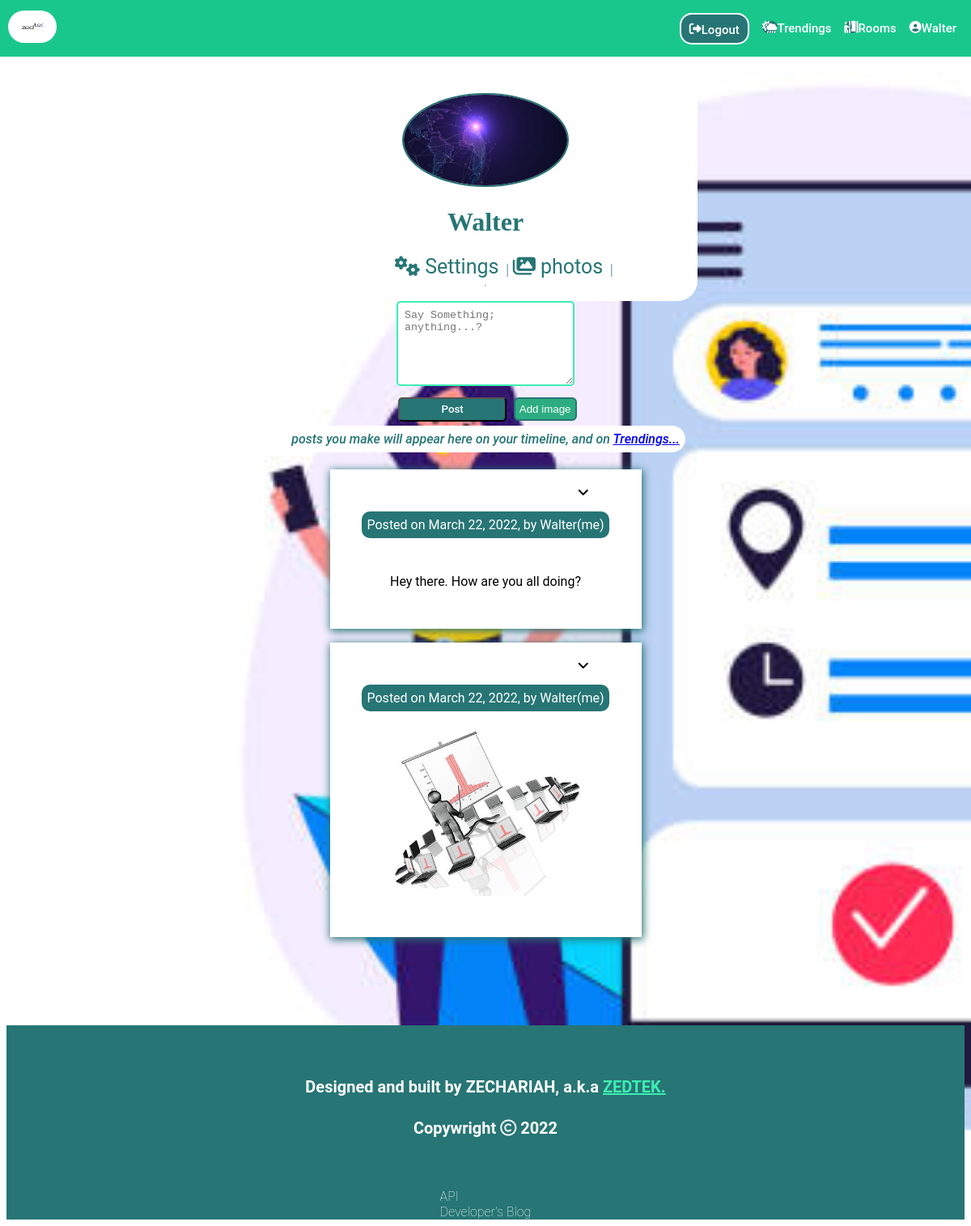
The app's page /profile/ (signed in), older data.
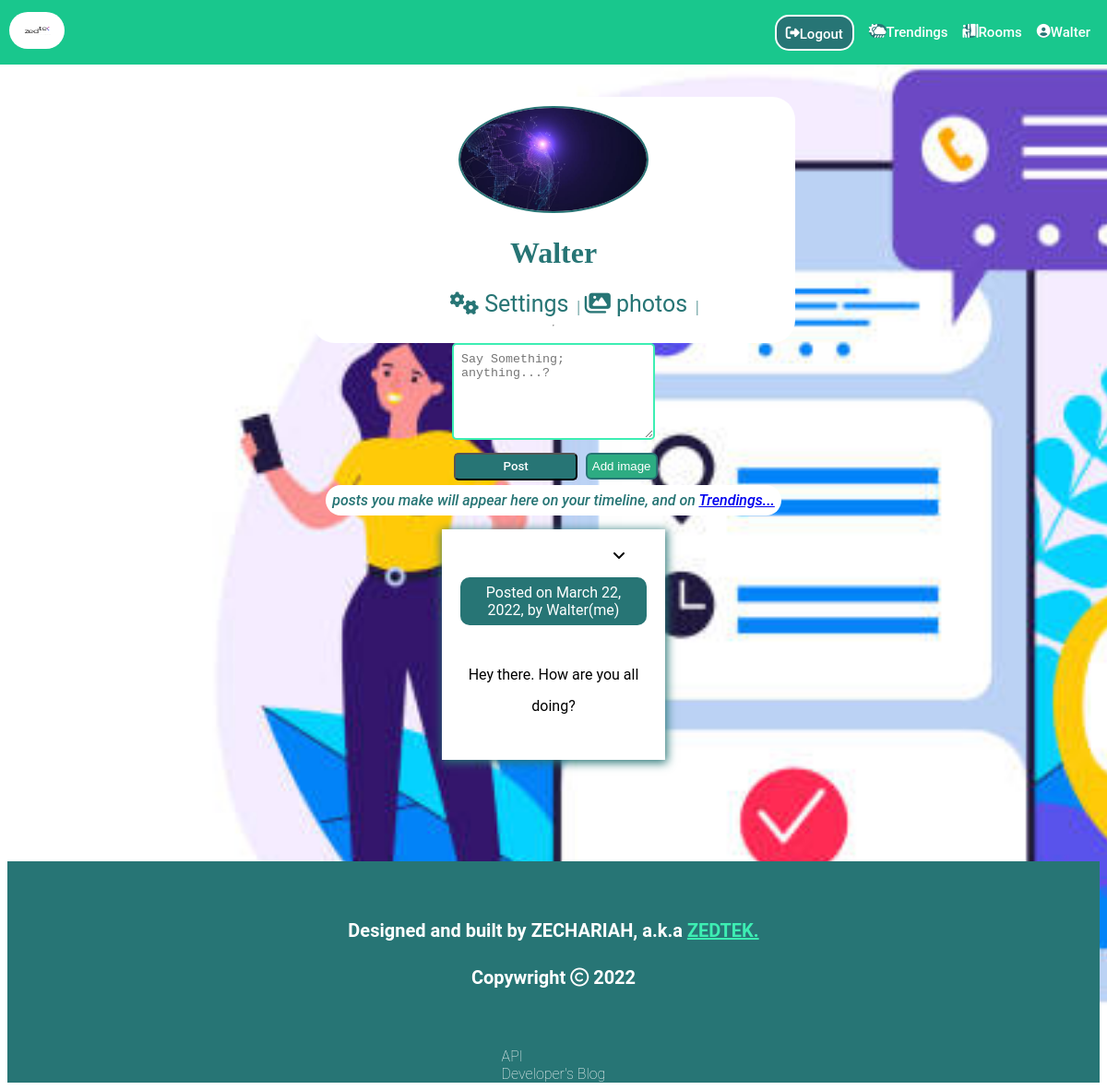
The same page, newer data.
### chatapp/models.py (models this page shows, shortened)
class UserProfile(models.Model):
    user= models.OneToOneField(User, on_delete=models.CASCADE)
    image= models.ImageField( default='default.jpg', upload_to='profile_pics/', blank=True)

class Post(models.Model):
    owner= models.ForeignKey(User, on_delete=models.CASCADE)
    content= models.CharField(max_length=200000000000000000, default= f"Posted on {datetime.datetime.now()}", null=True)
    image= models.ImageField(default='default.jpg', blank=True, upload_to='Post_images/')
    date= models.DateField(auto_now_add=True)
    class Meta:
        get_latest_by= 'date'

### chatapp/views.py (the view, shortened to what this page needs)
# urls.py: path('profile/', views.my_profile, name='my profile'),
@login_required(login_url='/chat')
def my_profile(request):
    user= request.user
    msg= messages.get_messages(request)
    post= user.post_set.all()
    return render(request, 'profile.html', {'user' :user,'message':msg, 'post':post})

### chatapp/templates/frontend/profile.html (shortened to what this page needs)
{%extends 'base.html'%}
{%block body%}
<div class="profile">
    <div class="prof-hero">
        <div class="user-img">
            {%if user.userprofile.image%}
            <img src='{{user.userprofile.image.url}}' alt="Profile Photo" class="prof-img" style='width:40%; height:15%;border:2px solid rgb(39, 117, 117); border-radius:50%'>
            {%else%}
            <img src=" ../../../Media/default.jpg" alt="Profile Photo" class="prof-img" style='width:50%; height:50%;border:2px solid rgb(39, 117, 117); border-radius:50%'>
            {%endif%}
        </div>
        <div class="username">
            <h1 id="user-name">{{user}}</h1>
        </div>
        <ul class="quick-links">
            <li id="links"><a href="/settings" id="settings"><i class="fas fa-cogs"></i> Settings</a> | </li>
            <li id="links"><a href="/uploaded" id="photos"><i class="fas fa-images"></i> photos</a> | </li>
        </ul>
        <hr id="hero-separ">
    </div>
    <div class="make-post">
        <div class="post-items">
            <form action="" method='post' class="post-form flex" enctype="multipart/form-data">
                <textarea class="post-widget" name='post-widget' value='' placeholder="Say Something; anything...?" rows="50" cols="20"></textarea>
            </form>
            <div class="post-btn-cont flex">
                <input type="submit" id="post-btn" name="Post" value="Post" onclick="postSubmit()">
                <input type='submit'name="add-image" value="Add image" class='add-image' onclick="getFile()">
            </div>
        </div>
    </div>
    <em id="instruction">posts you make will appear here on your timeline, and on <a href='/trend/' id='trends-quic-link'>Trendings...</a></em>
    <div class="posts">
        {%for item in post%}
            <div class="post-cont">
                <div class="edit-post-cont">
                    <i class="fa-solid fa-angle-down post-tog"></i>
                </div>
                {%if item.image%}
                <p class="postDate">Posted on {{item.date}}, by {{item.owner}}(me)</p>
                <img src="{{item.image.url}}" alt="posted-item" class="posted-img">
                {%else%}
                <p class="postDate">Posted on {{item.date}}, by {{item.owner}}(me)</p>
                <div class="writeup">
                    <p class="content">{{item.content}}</p>
                </div>
                {%endif%}
            </div>
        {%endfor%}
    </div>
</div>
{%endblock%}

### chatapp/templates/frontend/base.html (shortened to what this page needs)
<!DOCTYPE html>
<html lang="en">
<head>
    <link rel="stylesheet" href="../../static/frontend/css/base.css" type='text/css'>
    <link rel="stylesheet" href="../../static/frontend/css/index.css" type='text/css'>
</head>
<body>
    {%block header%}
    <header class="header">
        <a href=''><img src="../../static/frontend/img/ZEDTEK.png" alt="logo" class='logo' style='height:40px; width:60px; border-radius:20px; background-color: white;'></a>
        <nav class='nav'>
            <ul class='nav-itemz'>
                <li><a href="/logout/" class='logout'><i class="fas fa-sign-out-alt" style="background-color: rgb(39, 117, 117);height:15%;border-radius: 10px;"></i>Logout</a></li>
                <li><a href="/chat/trend/"><i class="fas fa-cloud-sun-rain" style="background-color: rgb(39, 117, 117);height:15%;border-radius: 10px;"></i>  Trendings</a></li>
                <li><a href="/chat/rooms"><i class="fas fa-person-booth" style="background-color: rgb(39, 117, 117);height:15%;border-radius: 10px;"></i>  Rooms</a></li>
                <li><a href="/chat/profile"><i class="fas fa-user-circle" style="background-color: rgb(39, 117, 117);height:15%;border-radius: 10px;"></i>{{user}}</a></li>
            </ul>
        </nav>
    </header>
    {%endblock%}
    {%block body%}{%endblock%}
</body>
<footer class="footer">
    <div class="foot-container">
        <h1 id="by">Designed and built by ZECHARIAH, a.k.a <span id="alias"><a href="https://github.com/zedtek-me"> ZEDTEK.</a></span> </h1>
        <h1 id="copywright">Copywright <i class="far fa-copyright"></i> 2022</h1>
    </div>
    <div class="quick-links">
        <a href="/api/" class="api">API</a>
        <a href="https://zedtek.com.ng" class="my-site">Developer's Blog</a>
    </div>
</footer>
</html>

### chatapp/static/frontend/css/base.css (style rules this page uses)
body { background-image:url('../img/chatapp_background.jpg'); background-repeat:no-repeat; background-size:cover; position: relative; }
.header { display:flex; flex-direction: row; position:fixed; top:0; right:0; left:0; flex-wrap:wrap; background-color:rgb(25, 199, 141); justify-content: space-between; align-items: center; align-content: center; height:50px; padding:10px; transition:all 2s; z-index: 1500; }
.header .nav > ul { display:flex; justify-content: space-between; flex-direction: row; flex-wrap:wrap; align-items: center; list-style: none; }
.nav >ul a { display: flex; justify-content: space-between; margin:8px; color:white; font-family: 'roboto', Courier, monospace; font-weight: 500; font-size:15px; align-self: center; text-decoration: none; text-align: center; padding:auto; }
.logout { background-color: rgb(39, 117, 117); border: 2px solid white; border-radius:15px; padding: 10px; font-family: roboto; font-weight:400; width:fit-content; height: 15px; text-align:center; margin-right:8px; align-self: center; }
.footer { background:rgb(39, 117, 117); display:flex; flex-flow: nowrap column; align-items:center; width: 100%; height:30vh; overflow-x:hidden; margin-top: 8%; margin-left: 0; margin-right:0; position:relative; left:0; bottom:0; right:0; }
.footer .foot-container { color:white; font-family: roboto; font-weight: 100; font-size:10px; margin:auto; align-self:center; display: flex; flex-flow: nowrap column; padding:10px; text-align:center; }
.foot-container #alias a { color: rgb(61, 238, 179); text-decoration: underline; }
.footer .quick-links a { display:flex; flex-flow: column wrap; text-align: left; color:white; font-family: roboto; font-weight:100; text-decoration: none; justify-content: space-between; }
.profile { display: flex; flex-flow: wrap column; align-content: center; align-items: center; text-align: center; margin:auto; margin-top: 8%; padding:10px; }
.profile>.prof-hero { display:flex; flex-flow: column; align-items: center; justify-content: center; align-self: center; color:rgb(39, 117, 117); background-color: white; border-radius:25px; padding:10px; }
.profile> .prof-hero ul { list-style: none; display: flex; flex-flow: nowrap row; margin:auto; }
.profile>.prof-hero ul>li> a { margin:5px; align-self: center; color:rgb(39, 117, 117); font-family: roboto; font-size: 25px; text-decoration: none; cursor:pointer; }
.profile #instruction { background-color: white; font-family: roboto; font-weight: 500; border-radius:20px; color:rgb(39, 117, 117); padding:7px; }
.make-post { display:flex; align-self: center; align-items: center; flex-flow: wrap row; }
.make-post .post-items { display:flex; flex-flow:column wrap; justify-content: center; margin:auto; }
.post-items .flex { flex: 1 1 auto; }
.edit-post-cont { display: flex; flex-direction: column; place-items: center; width: 30%; align-self: flex-end; position: relative; }
.post-tog { z-index: 500; }
.make-post .post-widget { height:85px; width:15em; border:solid rgb(61, 238, 179) 2px; border-radius: 5px; margin:auto; padding:8px; margin-bottom:5px; }
.post-items .post-btn-cont #post-btn { height:30px; width:10em; border-radius: 5px; color: white; font-family: roboto; font-weight:500; background-color: rgb(39, 117, 117); box-shadow: none; margin:none; margin:5px; }
.post-items .post-btn-cont .add-image { background-color:rgb(45, 172, 130); border:2px solid rgb(39, 117, 117); border-radius:6px; padding:5px; color:white; transition: all 2s; }
.posts { display:flex; flex-flow: column wrap; align-items: center; justify-content: center; margin:auto; padding:5px; }
.posts > div { display: flex; flex-direction:column; align-items: center; justify-content: center; width:70%; height:70%; box-shadow: 1px 2px 10px 1px rgb(39, 117, 117); box-sizing:border-box; font-family: roboto; margin:auto; margin-top:3%; padding:20px; background-color: white; }
.posts > div .postDate { align-self:center; justify-self:center; background-color: rgb(39, 117, 117); color: white; font-family:roboto; border:solid 1px light-green; border-radius:10px; padding:7px; }
.posts > div .writeup { align-self: center; flex-grow: 1; flex-basis: 2px; margin:5px; line-height: 0.9cm; }

### chatapp/static/frontend/css/index.css (style rules this page uses)
.header { display: flex; flex-flow: row wrap; justify-content: space-between; align-items: center; }

Row changes from the older to the newer data that the page shows:
removed Post: date "March 22, 2022", owner "Walter", image (picture)
